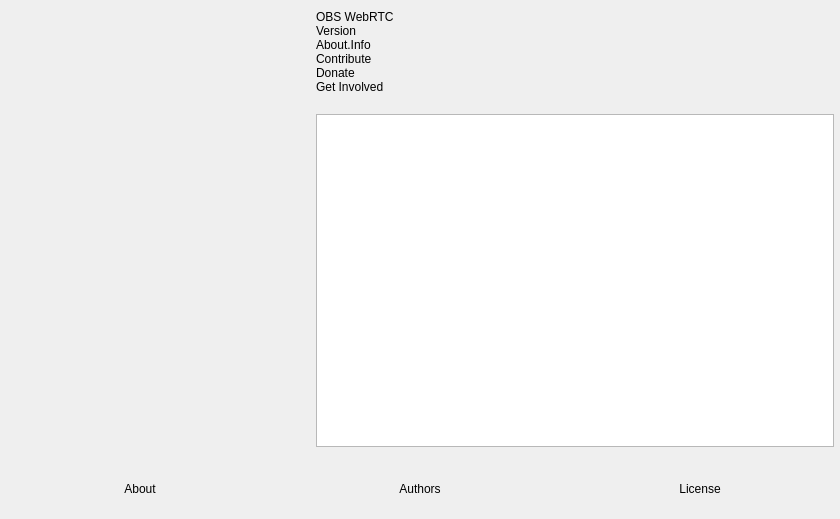
<?xml version="1.0" encoding="UTF-8"?>
<ui version="4.0">
 <class>OBSAbout</class>
 <widget class="QWidget" name="OBSAbout">
  <property name="geometry">
   <rect>
    <x>0</x>
    <y>0</y>
    <width>840</width>
    <height>519</height>
   </rect>
  </property>
  <property name="windowTitle">
   <string>About</string>
  </property>
  <layout class="QVBoxLayout" name="verticalLayout_2">
   <property name="leftMargin">
    <number>0</number>
   </property>
   <property name="topMargin">
    <number>0</number>
   </property>
   <property name="rightMargin">
    <number>0</number>
   </property>
   <property name="bottomMargin">
    <number>0</number>
   </property>
   <item>
    <layout class="QHBoxLayout" name="horizontalLayout_2">
     <property name="spacing">
      <number>30</number>
     </property>
     <property name="leftMargin">
      <number>30</number>
     </property>
     <property name="topMargin">
      <number>10</number>
     </property>
     <property name="rightMargin">
      <number>6</number>
     </property>
     <property name="bottomMargin">
      <number>6</number>
     </property>
     <item>
      <widget class="QLabel" name="icon">
       <property name="minimumSize">
        <size>
         <width>256</width>
         <height>256</height>
        </size>
       </property>
       <property name="maximumSize">
        <size>
         <width>256</width>
         <height>256</height>
        </size>
       </property>
       <property name="text">
        <string/>
       </property>
       <property name="pixmap">
        <pixmap>:res/images/obs.png</pixmap>
       </property>
       <property name="scaledContents">
        <bool>true</bool>
       </property>
      </widget>
     </item>
     <item>
      <layout class="QVBoxLayout" name="verticalLayout">
       <property name="spacing">
        <number>0</number>
       </property>
       <item>
        <widget class="QLabel" name="name">
         <property name="text">
          <string notr="true">OBS WebRTC</string>
         </property>
        </widget>
       </item>
       <item>
        <widget class="QLabel" name="version">
         <property name="text">
          <string notr="true">Version</string>
         </property>
        </widget>
       </item>
       <item>
        <widget class="QLabel" name="info">
         <property name="text">
          <string>About.Info</string>
         </property>
         <property name="wordWrap">
          <bool>true</bool>
         </property>
        </widget>
       </item>
       <item>
        <widget class="QLabel" name="contribute">
         <property name="text">
          <string notr="true">Contribute</string>
         </property>
         <property name="wordWrap">
          <bool>true</bool>
         </property>
        </widget>
       </item>
       <item>
        <widget class="QLabel" name="donate">
         <property name="text">
          <string notr="true">Donate</string>
         </property>
        </widget>
       </item>
       <item>
        <widget class="QLabel" name="getInvolved">
         <property name="text">
          <string notr="true">Get Involved</string>
         </property>
        </widget>
       </item>
       <item>
        <spacer name="verticalSpacer">
         <property name="orientation">
          <enum>Qt::Vertical</enum>
         </property>
         <property name="sizeType">
          <enum>QSizePolicy::Fixed</enum>
         </property>
         <property name="sizeHint" stdset="0">
          <size>
           <width>20</width>
           <height>20</height>
          </size>
         </property>
        </spacer>
       </item>
       <item>
        <widget class="QTextBrowser" name="textBrowser">
         <property name="openExternalLinks">
          <bool>true</bool>
         </property>
        </widget>
       </item>
      </layout>
     </item>
    </layout>
   </item>
   <item>
    <widget class="QFrame" name="widget">
     <property name="minimumSize">
      <size>
       <width>0</width>
       <height>60</height>
      </size>
     </property>
     <layout class="QHBoxLayout" name="horizontalLayout">
      <property name="spacing">
       <number>0</number>
      </property>
      <property name="leftMargin">
       <number>0</number>
      </property>
      <property name="topMargin">
       <number>0</number>
      </property>
      <property name="rightMargin">
       <number>0</number>
      </property>
      <property name="bottomMargin">
       <number>0</number>
      </property>
      <item>
       <widget class="ClickableLabel" name="about">
        <property name="text">
         <string>About</string>
        </property>
        <property name="alignment">
         <set>Qt::AlignCenter</set>
        </property>
       </widget>
      </item>
      <item>
       <widget class="ClickableLabel" name="authors">
        <property name="text">
         <string>Authors</string>
        </property>
        <property name="alignment">
         <set>Qt::AlignCenter</set>
        </property>
       </widget>
      </item>
      <item>
       <widget class="ClickableLabel" name="license">
        <property name="text">
         <string>License</string>
        </property>
        <property name="alignment">
         <set>Qt::AlignCenter</set>
        </property>
       </widget>
      </item>
     </layout>
    </widget>
   </item>
  </layout>
 </widget>
 <customwidgets>
  <customwidget>
   <class>ClickableLabel</class>
   <extends>QLabel</extends>
   <header>clickable-label.hpp</header>
  </customwidget>
 </customwidgets>
 <resources/>
 <connections/>
</ui>
